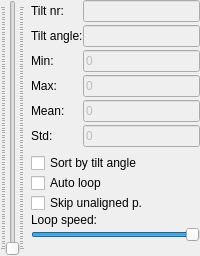
  <widget class="QDockWidget" name="dockTiltSettings">
   <property name="features">
    <set>QDockWidget::DockWidgetFloatable|QDockWidget::DockWidgetMovable</set>
   </property>
   <property name="windowTitle">
    <string>Tilt settings</string>
   </property>
   <attribute name="dockWidgetArea">
    <number>1</number>
   </attribute>
   <widget class="QWidget" name="dockWidgetContents_4">
    <layout class="QHBoxLayout" name="horizontalLayout_12">
     <property name="spacing">
      <number>6</number>
     </property>
     <property name="leftMargin">
      <number>0</number>
     </property>
     <property name="topMargin">
      <number>0</number>
     </property>
     <property name="rightMargin">
      <number>0</number>
     </property>
     <property name="bottomMargin">
      <number>0</number>
     </property>
     <item>
      <widget class="IntSlider" name="sld_tiltIndex">
       <property name="minimum">
        <number>1</number>
       </property>
       <property name="value">
        <number>1</number>
       </property>
       <property name="orientation">
        <enum>Qt::Vertical</enum>
       </property>
       <property name="tickPosition">
        <enum>QSlider::TicksBothSides</enum>
       </property>
       <property name="tickInterval">
        <number>1</number>
       </property>
      </widget>
     </item>
     <item>
      <layout class="QVBoxLayout" name="verticalLayout_6" stretch="0,0,0,0,0,0,0">
       <property name="spacing">
        <number>0</number>
       </property>
       <property name="leftMargin">
        <number>0</number>
       </property>
       <property name="topMargin">
        <number>0</number>
       </property>
       <property name="bottomMargin">
        <number>0</number>
       </property>
       <item>
        <layout class="QGridLayout" name="gridLayout_3">
         <property name="leftMargin">
          <number>0</number>
         </property>
         <property name="topMargin">
          <number>0</number>
         </property>
         <property name="bottomMargin">
          <number>6</number>
         </property>
         <property name="horizontalSpacing">
          <number>0</number>
         </property>
         <property name="verticalSpacing">
          <number>3</number>
         </property>
         <item row="4" column="1">
          <widget class="FloatLineEdit" name="txt_TiltMeanValue">
           <property name="enabled">
            <bool>false</bool>
           </property>
           <property name="text">
            <string>0</string>
           </property>
          </widget>
         </item>
         <item row="3" column="1">
          <widget class="FloatLineEdit" name="txt_TiltMaxValue">
           <property name="enabled">
            <bool>false</bool>
           </property>
           <property name="text">
            <string>0</string>
           </property>
          </widget>
         </item>
         <item row="3" column="0">
          <widget class="QLabel" name="label_32">
           <property name="sizePolicy">
            <sizepolicy hsizetype="Fixed" vsizetype="Preferred">
             <horstretch>0</horstretch>
             <verstretch>0</verstretch>
            </sizepolicy>
           </property>
           <property name="minimumSize">
            <size>
             <width>0</width>
             <height>0</height>
            </size>
           </property>
           <property name="maximumSize">
            <size>
             <width>16777215</width>
             <height>16777215</height>
            </size>
           </property>
           <property name="text">
            <string>Max: </string>
           </property>
          </widget>
         </item>
         <item row="4" column="0">
          <widget class="QLabel" name="label_33">
           <property name="sizePolicy">
            <sizepolicy hsizetype="Fixed" vsizetype="Preferred">
             <horstretch>0</horstretch>
             <verstretch>0</verstretch>
            </sizepolicy>
           </property>
           <property name="minimumSize">
            <size>
             <width>0</width>
             <height>0</height>
            </size>
           </property>
           <property name="maximumSize">
            <size>
             <width>16777215</width>
             <height>16777215</height>
            </size>
           </property>
           <property name="text">
            <string>Mean: </string>
           </property>
          </widget>
         </item>
         <item row="0" column="0">
          <widget class="QLabel" name="label_13">
           <property name="sizePolicy">
            <sizepolicy hsizetype="Fixed" vsizetype="Preferred">
             <horstretch>0</horstretch>
             <verstretch>0</verstretch>
            </sizepolicy>
           </property>
           <property name="minimumSize">
            <size>
             <width>0</width>
             <height>0</height>
            </size>
           </property>
           <property name="maximumSize">
            <size>
             <width>16777215</width>
             <height>16777215</height>
            </size>
           </property>
           <property name="text">
            <string>Tilt nr:</string>
           </property>
          </widget>
         </item>
         <item row="0" column="1">
          <widget class="QLineEdit" name="txt_TiltNr">
           <property name="enabled">
            <bool>false</bool>
           </property>
           <property name="sizePolicy">
            <sizepolicy hsizetype="Expanding" vsizetype="Fixed">
             <horstretch>0</horstretch>
             <verstretch>0</verstretch>
            </sizepolicy>
           </property>
           <property name="minimumSize">
            <size>
             <width>0</width>
             <height>0</height>
            </size>
           </property>
           <property name="maximumSize">
            <size>
             <width>16777215</width>
             <height>16777215</height>
            </size>
           </property>
           <property name="readOnly">
            <bool>false</bool>
           </property>
          </widget>
         </item>
         <item row="1" column="1">
          <widget class="QLineEdit" name="txt_TiltAngle">
           <property name="enabled">
            <bool>false</bool>
           </property>
           <property name="sizePolicy">
            <sizepolicy hsizetype="Expanding" vsizetype="Fixed">
             <horstretch>0</horstretch>
             <verstretch>0</verstretch>
            </sizepolicy>
           </property>
           <property name="minimumSize">
            <size>
             <width>0</width>
             <height>0</height>
            </size>
           </property>
           <property name="maximumSize">
            <size>
             <width>16777215</width>
             <height>16777215</height>
            </size>
           </property>
          </widget>
         </item>
         <item row="2" column="0">
          <widget class="QLabel" name="label_31">
           <property name="sizePolicy">
            <sizepolicy hsizetype="Fixed" vsizetype="Preferred">
             <horstretch>0</horstretch>
             <verstretch>0</verstretch>
            </sizepolicy>
           </property>
           <property name="minimumSize">
            <size>
             <width>0</width>
             <height>0</height>
            </size>
           </property>
           <property name="maximumSize">
            <size>
             <width>16777215</width>
             <height>16777215</height>
            </size>
           </property>
           <property name="text">
            <string>Min: </string>
           </property>
          </widget>
         </item>
         <item row="1" column="0">
          <widget class="QLabel" name="label_14">
           <property name="sizePolicy">
            <sizepolicy hsizetype="Fixed" vsizetype="Preferred">
             <horstretch>0</horstretch>
             <verstretch>0</verstretch>
            </sizepolicy>
           </property>
           <property name="minimumSize">
            <size>
             <width>0</width>
             <height>0</height>
            </size>
           </property>
           <property name="maximumSize">
            <size>
             <width>16777215</width>
             <height>16777215</height>
            </size>
           </property>
           <property name="text">
            <string>Tilt angle:</string>
           </property>
          </widget>
         </item>
         <item row="2" column="1">
          <widget class="FloatLineEdit" name="txt_TiltMinValue">
           <property name="enabled">
            <bool>false</bool>
           </property>
           <property name="text">
            <string>0</string>
           </property>
          </widget>
         </item>
         <item row="5" column="0">
          <widget class="QLabel" name="label_34">
           <property name="sizePolicy">
            <sizepolicy hsizetype="Fixed" vsizetype="Preferred">
             <horstretch>0</horstretch>
             <verstretch>0</verstretch>
            </sizepolicy>
           </property>
           <property name="minimumSize">
            <size>
             <width>0</width>
             <height>0</height>
            </size>
           </property>
           <property name="maximumSize">
            <size>
             <width>16777215</width>
             <height>16777215</height>
            </size>
           </property>
           <property name="text">
            <string>Std: </string>
           </property>
          </widget>
         </item>
         <item row="5" column="1">
          <widget class="FloatLineEdit" name="txt_TiltStdValue">
           <property name="enabled">
            <bool>false</bool>
           </property>
           <property name="text">
            <string>0</string>
           </property>
          </widget>
         </item>
        </layout>
       </item>
       <item>
        <widget class="QCheckBox" name="chk_SortByTiltAngle">
         <property name="text">
          <string>Sort by tilt angle</string>
         </property>
        </widget>
       </item>
       <item>
        <widget class="QCheckBox" name="chk_autoLoop">
         <property name="text">
          <string>Auto loop</string>
         </property>
        </widget>
       </item>
       <item>
        <widget class="QCheckBox" name="chk_SkipUnaligned">
         <property name="text">
          <string>Skip unaligned p.</string>
         </property>
        </widget>
       </item>
       <item>
        <widget class="QLabel" name="label_22">
         <property name="text">
          <string>Loop speed:</string>
         </property>
        </widget>
       </item>
       <item>
        <widget class="QSlider" name="sld_autoScrollSpeed">
         <property name="minimum">
          <number>1</number>
         </property>
         <property name="maximum">
          <number>500</number>
         </property>
         <property name="value">
          <number>500</number>
         </property>
         <property name="orientation">
          <enum>Qt::Horizontal</enum>
         </property>
        </widget>
       </item>
       <item>
        <widget class="QLabel" name="label_15">
         <property name="sizePolicy">
          <sizepolicy hsizetype="Preferred" vsizetype="Expanding">
           <horstretch>0</horstretch>
           <verstretch>0</verstretch>
          </sizepolicy>
         </property>
         <property name="text">
          <string/>
         </property>
        </widget>
       </item>
      </layout>
     </item>
    </layout>
   </widget>
  </widget>
